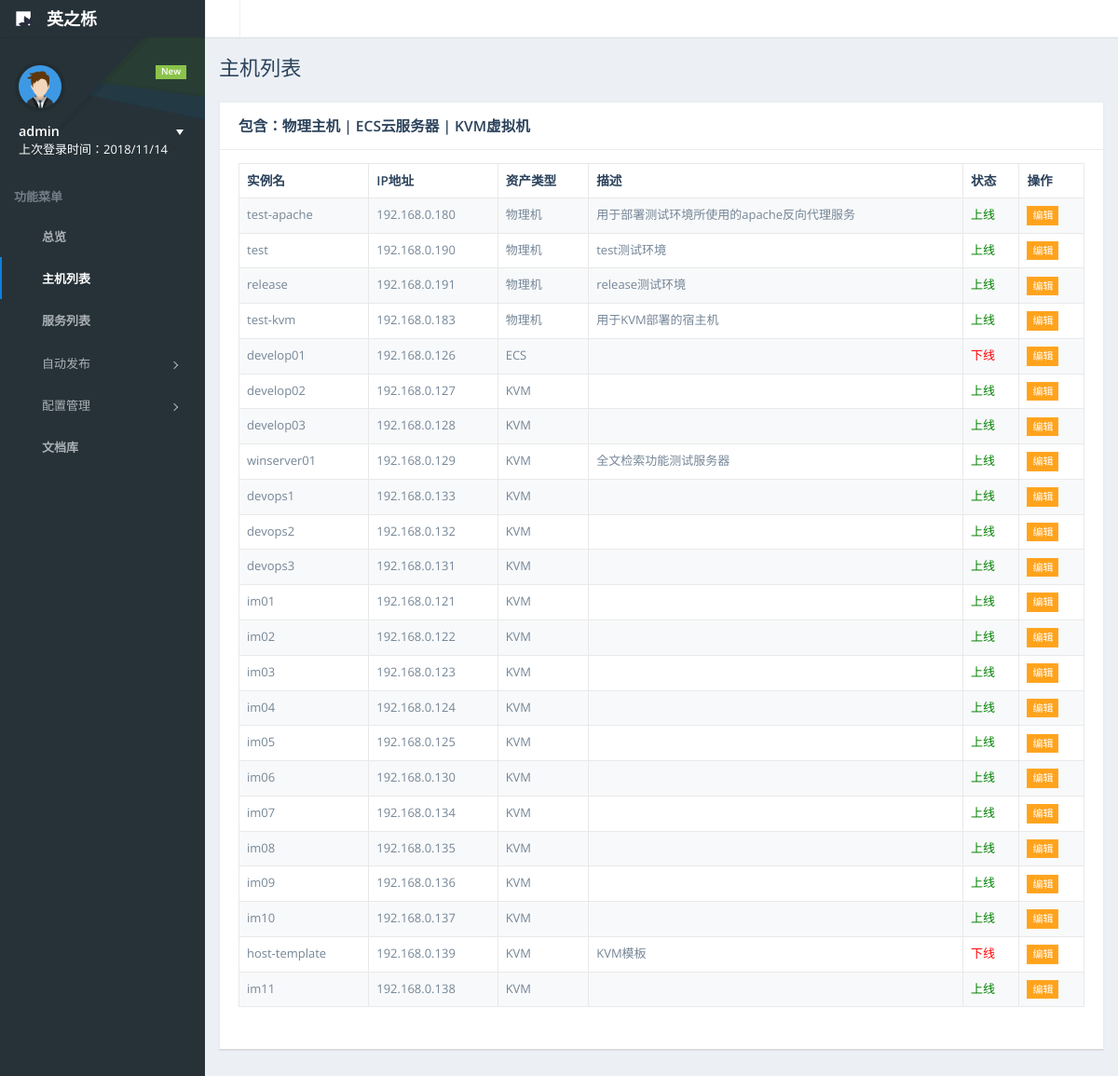
Screenshot of /hostlist/ (signed in) with the database file from the repository.
### hostmanager/models.py (models this page shows, shortened)
class EteamsHost(models.Model):
    hostinstancename = models.CharField(max_length=100)               # 主机实例名，可以重复
    hostname = models.CharField(max_length=100, unique=True)          # 主机名
    hostipaddr = models.CharField(max_length=100)                     # 主机IP地址
    hosttype = models.IntegerField()                                  # 资产类型 1=物理机 2=ECS云服务器 3=KVM虚拟机
    hostdesc = models.CharField(max_length=500, null=True)            # 描述
    hoststatus = models.IntegerField()                                # 状态 1=上线 2=下线

### hostmanager/views.py (the view)
# urls.py: url(r'^hostlist/', views.HostList.as_view()),
class HostList(views.View):
    @method_decorator(auth_check)
    def get(self, request, *args, **kwargs):
        msg = {}
        user = request.session.get('user', '游客')
        msg.update({'user': user})
        allhost = models.EteamsHost.objects.all()
        msg.update({'allhost': allhost})
        return render(request, 'hostlist.html', {'msg': msg})

### hostmanager/views.py (called while the page is built)
def auth_check(func):
    def inner(request, *args, **kwargs):
        is_auth = request.session.get('is_auth', False)
        if not is_auth:
            request.session['redirect_target'] = request.path
            return redirect("/login")
        else:
            return func(request, *args, **kwargs)
    return inner

### templates/hostlist.html (shortened to what this page needs)
{% extends "base.html" %}
{% block css_js %}
    <link href="/static/plugins/datatables/media/css/dataTables.bootstrap.css" rel="stylesheet">
	<link href="/static/plugins/datatables/extensions/Responsive/css/dataTables.responsive.css" rel="stylesheet">
{% endblock %}
{% block active-link-li-2 %}
    class="active-link"
{% endblock %}
{% block content-container %}
    <div id="page-title">
        <h1 class="page-header text-overflow">主机列表</h1>
    </div>
    <div id="page-content">
        <div class="panel">
            <div class="panel-heading">
                <h3 class="panel-title">包含：物理主机 | ECS云服务器 | KVM虚拟机</h3>
            </div>
            <div class="panel-body">
                <table id="demo-dt-basic" class="table table-striped table-bordered" cellspacing="0" width="100%">
                    <thead>
                        <tr>
                            <th>实例名</th>
                            <th>IP地址</th>
                            <th class="min-tablet">资产类型</th>
                            <th class="min-tablet">描述</th>
                            <th class="min-desktop">状态</th>
                            <th class="min-desktop">操作</th>
                        </tr>
                    </thead>
                    <tbody>
                        {% for host in msg.allhost %}
                            <tr>
                                <td>{{ host.hostinstancename }}</td>
                                <td>{{ host.hostipaddr }}</td>
                                {% if host.hosttype == 1 %}
                                    <td>物理机</td>
                                {% elif host.hosttype == 2 %}
                                    <td>ECS</td>
                                {% elif host.hosttype == 3 %}
                                    <td>KVM</td>
                                {% endif %}
                                <td>{{ host.hostdesc }}</td>
                                {% if host.hoststatus == 1 %}
                                    <td style="color: green">上线</td>
                                {% elif host.hoststatus == 2 %}
                                    <td style="color: red">下线</td>
                                {% endif %}
                                <td>
                                    <a class="btn btn-warning btn-xs" href="/hostedit_{{ host.hostname }}/">编辑</a>
                                </td>
                            </tr>
                        {% endfor %}
                    </tbody>
                </table>
            </div>
        </div>
    </div>
{% endblock %}

### rows the page displays
EteamsHost: hostinstancename "test-apache", hostipaddr "192.168.0.180", hosttype "物理机", hostdesc "用于部署测试环境所使用的apache反向代理服务", hoststatus "上线"
EteamsHost: hostinstancename "test", hostipaddr "192.168.0.190", hosttype "物理机", hostdesc "test测试环境", hoststatus "上线"
EteamsHost: hostinstancename "release", hostipaddr "192.168.0.191", hosttype "物理机", hostdesc "release测试环境", hoststatus "上线"
EteamsHost: hostinstancename "test-kvm", hostipaddr "192.168.0.183", hosttype "物理机", hostdesc "用于KVM部署的宿主机", hoststatus "上线"
EteamsHost: hostinstancename "develop01", hostipaddr "192.168.0.126", hosttype "ECS", hoststatus "下线"
EteamsHost: hostinstancename "develop02", hostipaddr "192.168.0.127", hosttype "KVM", hoststatus "上线"
EteamsHost: hostinstancename "develop03", hostipaddr "192.168.0.128", hosttype "KVM", hoststatus "上线"
EteamsHost: hostinstancename "winserver01", hostipaddr "192.168.0.129", hosttype "KVM", hostdesc "全文检索功能测试服务器", hoststatus "上线"
EteamsHost: hostinstancename "devops1", hostipaddr "192.168.0.133", hosttype "KVM", hoststatus "上线"
EteamsHost: hostinstancename "devops2", hostipaddr "192.168.0.132", hosttype "KVM", hoststatus "上线"
EteamsHost: hostinstancename "devops3", hostipaddr "192.168.0.131", hosttype "KVM", hoststatus "上线"
EteamsHost: hostinstancename "im01", hostipaddr "192.168.0.121", hosttype "KVM", hoststatus "上线"
EteamsHost: hostinstancename "im02", hostipaddr "192.168.0.122", hosttype "KVM", hoststatus "上线"
EteamsHost: hostinstancename "im03", hostipaddr "192.168.0.123", hosttype "KVM", hoststatus "上线"
EteamsHost: hostinstancename "im04", hostipaddr "192.168.0.124", hosttype "KVM", hoststatus "上线"
EteamsHost: hostinstancename "im05", hostipaddr "192.168.0.125", hosttype "KVM", hoststatus "上线"
EteamsHost: hostinstancename "im06", hostipaddr "192.168.0.130", hosttype "KVM", hoststatus "上线"
EteamsHost: hostinstancename "im07", hostipaddr "192.168.0.134", hosttype "KVM", hoststatus "上线"
EteamsHost: hostinstancename "im08", hostipaddr "192.168.0.135", hosttype "KVM", hoststatus "上线"
EteamsHost: hostinstancename "im09", hostipaddr "192.168.0.136", hosttype "KVM", hoststatus "上线"
EteamsHost: hostinstancename "im10", hostipaddr "192.168.0.137", hosttype "KVM", hoststatus "上线"
EteamsHost: hostinstancename "host-template", hostipaddr "192.168.0.139", hosttype "KVM", hostdesc "KVM模板", hoststatus "下线"
EteamsHost: hostinstancename "im11", hostipaddr "192.168.0.138", hosttype "KVM", hoststatus "上线"

### other values shown
{{ msg.user }} "admin"
